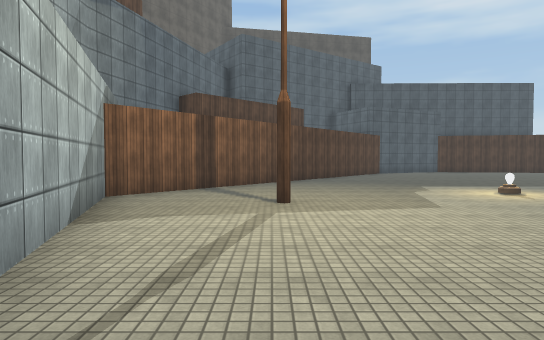
[1] (above)

17 first-person views from a walk through a Unity game level. The camera is 1.5 m above the floor, tilts 2° down and sees 75° across. The floor is counted in squares, 2 m on a side. Each view is taken from the middle of a square. On the plan, view 1 faces up. The plan holds only what a view shows up to about 11 squares ahead; the rest is blank. The place goes on beyond the plan. Surface patterns are stand-ins for the level's own textures.

[2]
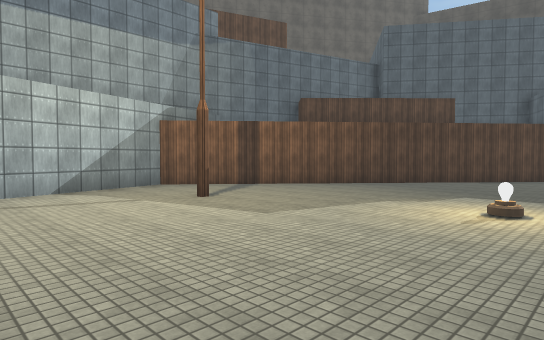

[3]
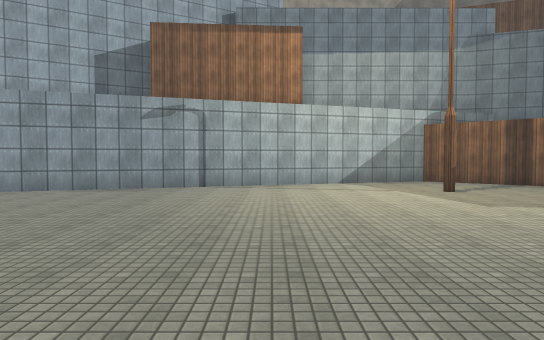

[4]
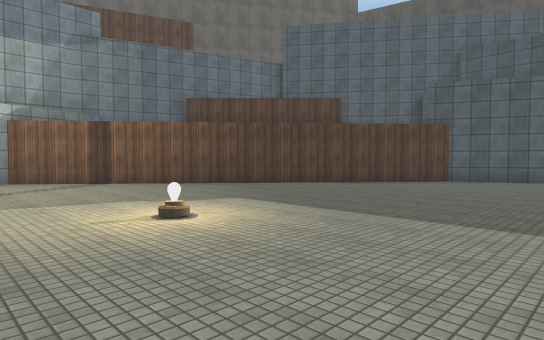

[5]
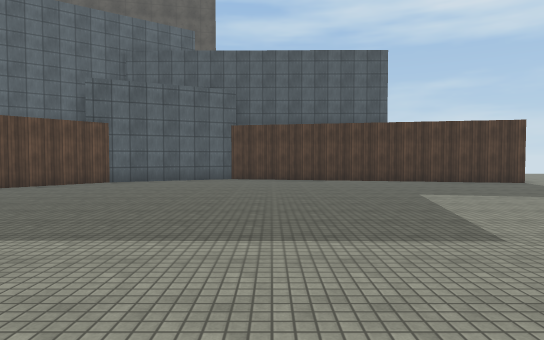

[6]
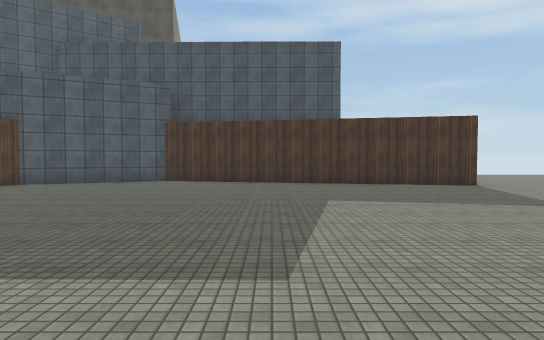

[7]
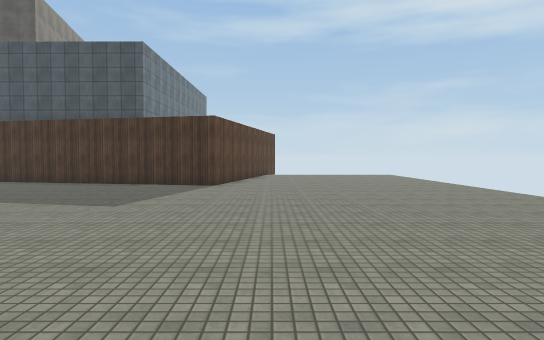

[8]
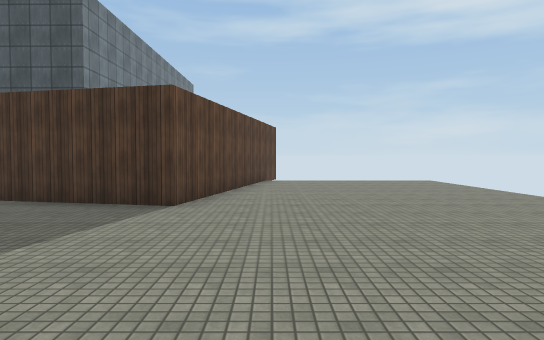

[9]
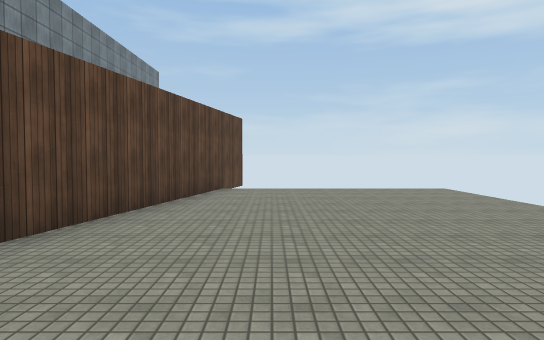

[10]
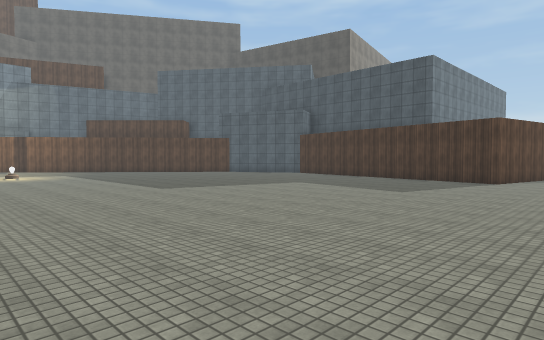

[11]
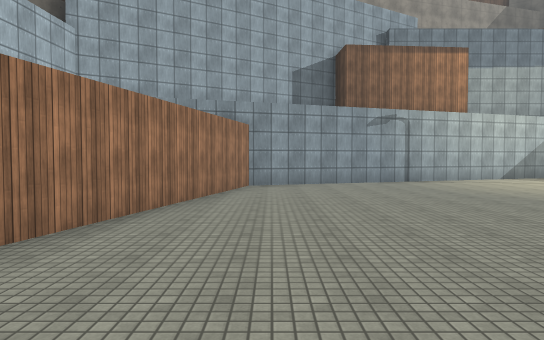

[12]
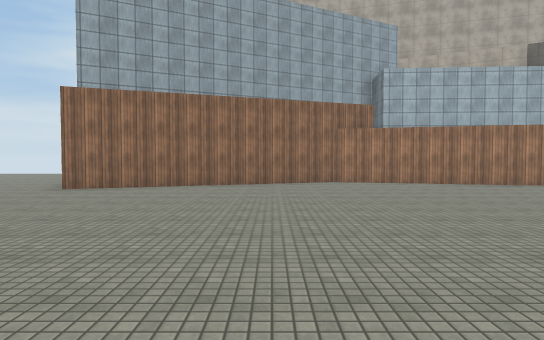

[13]
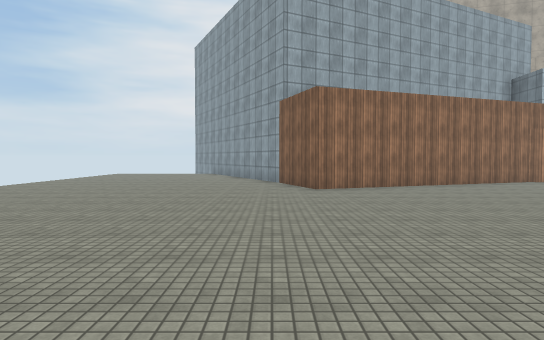

[14]
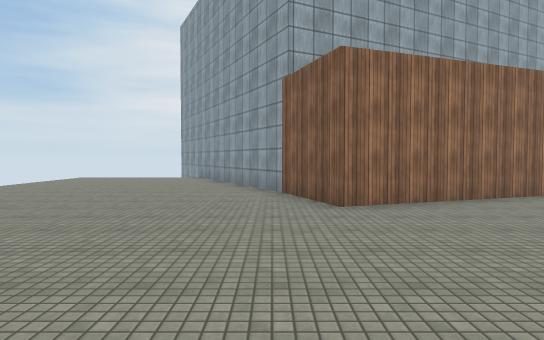

[15]
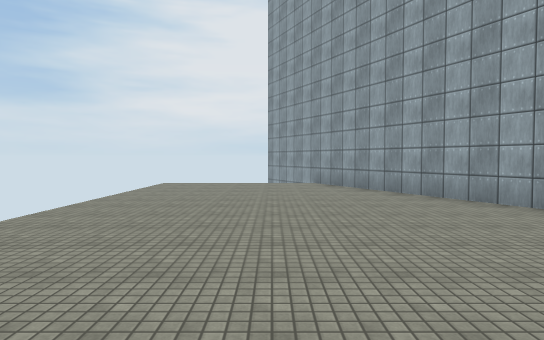

[16]
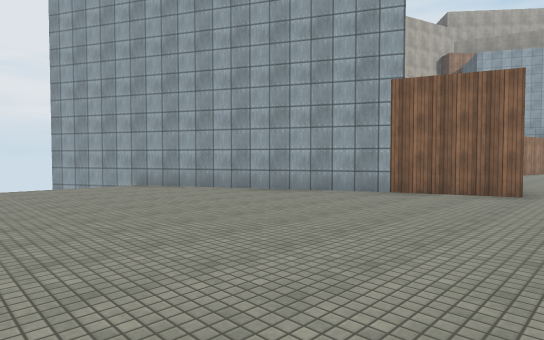

[17]
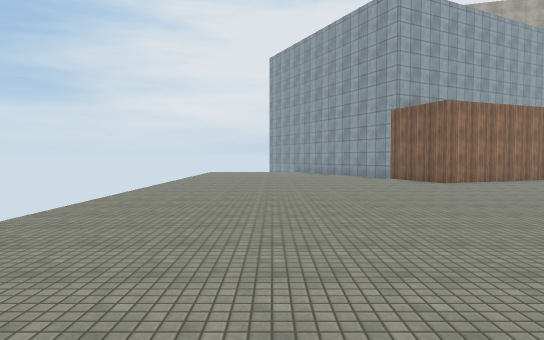

### Floor plan
Points are (right, up) in squares from view 1. A wall is a line through its corners. A room is listed if a view was taken in it or the views show most of it. See-through windows are left out.
Room 1 (views 1, 2, 3, 4, 5, 6, 7, 8, 9, 10, 11, 12, 13, 14, 15, 16, 17)
walls: (7.9, 18) (5.1, 16.7) (-3.2, 6.8) (0.5, -4.6) (9.1, -6.9) (16, -4.4) (16.8, -6.6) (20.3, -13.6); (19, 23.6) (17.5, 16.5) (10.3, 18)

Where each view was taken, in squares from view 1:
view 1: 0 up, 0 right, facing up
view 2: 2 up, 6 right, facing up-left
view 3: 2 up, 8 right, facing left
view 4: 5 up, 9 right, facing up-left
view 5: 6 up, 10 right, facing up
view 6: 7 up, 12 right, facing up
view 7: 7 up, 19 right, facing up
view 8: 11 up, 19 right, facing up
view 9: 14 up, 20 right, facing up
view 10: 5 up, 20 right, facing up-left
view 11: 4 down, 10 right, facing left
view 12: 4 up, 11 right, facing down
view 13: 4 up, 17 right, facing down
view 14: 1 up, 17 right, facing down
view 15: 2 down, 21 right, facing down
view 16: 3 down, 24 right, facing down-left
view 17: 6 up, 21 right, facing down
